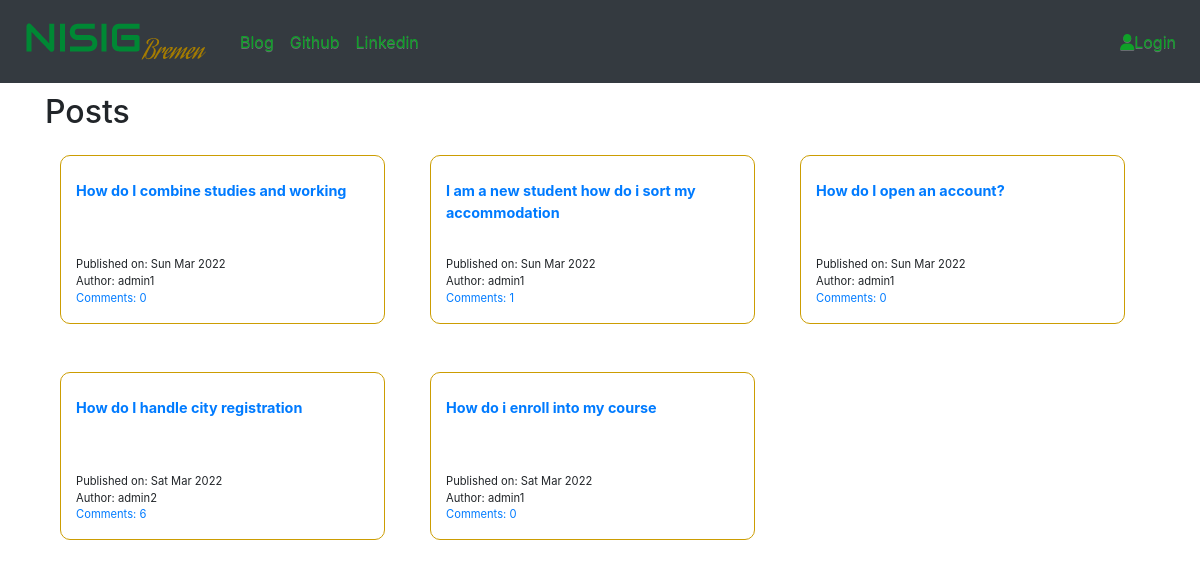
The page / on the database its author committed.
### nsig_blog/models.py (models this page shows, shortened)
class Post(models.Model):
    author=models.ForeignKey(User, on_delete=models.CASCADE,null=True) # connects each author to an auth user
    published_date=models.DateTimeField(blank=True,null=True)
    title=models.CharField(max_length=200)
    create_date=models.DateTimeField(default=timezone.now)
    text=models.TextField()
    def approve_comments(self):
        return self.comments.filter(approved_comment=True)

### nsig_blog/views.py (the view)
# urls.py: path('',views.PostListView.as_view(),name='post_list'),
class PostListView (ListView):
    model=Post
    paginate_by = 6
    def get_queryset(self):
        return Post.objects.filter(published_date__lte=timezone.now()).order_by('-published_date')

### nsig_blog/templates/nsig_blog/post_list.html (shortened to what this page needs)
{% extends "nsig_blog/base.html" %}
{% block bodyblk %}
<h2>Posts</h2>
<div class="postlist-con row">
    {% for post in post_list %}
    <div class="col-lg-4 col-md-6 col-sm-12 mb-5">
        <div class="postlist-bs">
            <p class="postlist-titl mt-4"><a href="{% url 'post_detail' pk=post.pk %}">{{ post.title }}</a></p>
            <div >
                <p class="postlist-p"> Published on: {{ post.published_date|date:"D M Y" }} <br> Author: {{ post.author}} <br>
                <a href="{% url 'post_detail' pk=post.pk %}" >Comments: {{ post.approve_comments.count }}</a>
            </p>
            </div>
        </div>
    </div>
    {% endfor %}
</div>
{% endblock %}

### nsig_blog/static/css/nsig_blog.css (style rules this page uses)
body { font-size: 16px; }
.postlist-con { margin-left: auto; margin-right: auto; margin-top: 2vw; height: 20vw; }
.postlist-titl { height: 5vw; font-weight: bold; font-size: 0.9em; }
.postlist-bs { border: 1px solid rgb(204, 157, 2); border-radius: 10px; padding-left: 15px; margin-right: 15px; }
.postlist-p { font-size: 0.7em; }

### rows shown on the page
Post: title "How do I combine studies and working", published_date "Sun Mar 2022", author "admin1", approve_comments.count "0"
Post: title "I am a new student how do i sort my accommodation", published_date "Sun Mar 2022", author "admin1", approve_comments.count "1"
Post: title "How do I open an account?", published_date "Sun Mar 2022", author "admin1", approve_comments.count "0"
Post: title "How do I handle city registration", published_date "Sat Mar 2022", author "admin2", approve_comments.count "6"
Post: title "How do i enroll into my course", published_date "Sat Mar 2022", author "admin1", approve_comments.count "0"
